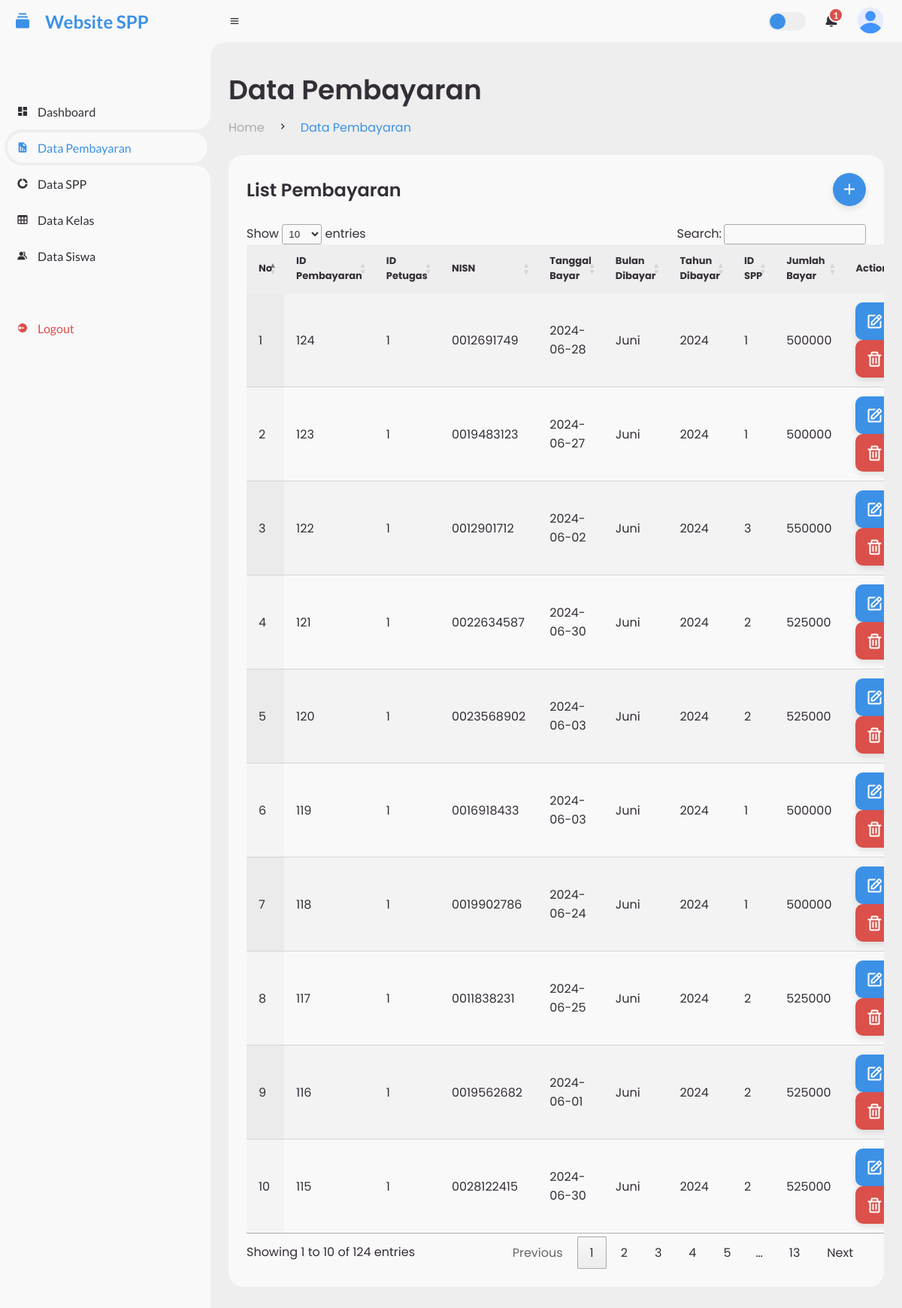
/pembayaran.php (signed in), run on the app's committed database.
### tables this page shows
CREATE TABLE `pembayaran` (
  `id_pembayaran` int(11) NOT NULL,
  `id_petugas` int(11) DEFAULT NULL,
  `nisn` varchar(10) DEFAULT NULL,
  `tgl_bayar` date DEFAULT NULL,
  `bulan_dibayar` varchar(20) DEFAULT NULL,
  `tahun_dibayar` year(4) DEFAULT NULL,
  `id_spp` int(11) DEFAULT NULL,
  `jumlah_bayar` int(11) DEFAULT NULL
);

### pembayaran.php (the view, shortened to what this page needs)
<?php
include('koneksi.php');
?>
<!DOCTYPE html>
<html lang="en">
<head>
    <link href='https://unpkg.com/boxicons@2.0.9/css/boxicons.min.css' rel='stylesheet'>
    <link rel="stylesheet" href="css/style.css">
    <link rel="stylesheet" type="text/css" href="https://cdn.datatables.net/1.11.5/css/jquery.dataTables.css">
</head>
<body>
	<section id="sidebar">
		<a href="dashboard.php" class="brand">
			<i class='bx bxs-collection'></i>
			<span class="text">Website SPP</span>
		</a>
		<ul class="side-menu top">
			<li>
				<a href="dashboard.php">
					<i class='bx bxs-dashboard' ></i>
					<span class="text">Dashboard</span>
				</a>
			</li>
			<li class="active">
				<a href="pembayaran.php">
					<i class='bx bxs-report'></i>
					<span class="text">Data Pembayaran</span>
				</a>
			</li>
			<li>
				<a href="spp.php">
					<i class='bx bxs-doughnut-chart' ></i>
					<span class="text">Data SPP</span>
				</a>
			</li>
			<li>
				<a href="kelas.php">
					<i class='bx bx-table'></i>
					<span class="text">Data Kelas</span>
				</a>
			</li>
			<li>
				<a href="siswa.php">
					<i class='bx bxs-group' ></i>
					<span class="text">Data Siswa</span>
				</a>
			</li>
		</ul>
		<ul class="side-menu">
			<li>
				<a href="index.php" class="logout">
					<i class='bx bxs-log-out-circle' ></i>
					<span class="text">Logout</span>
				</a>
			</li>
		</ul>
	</section>
    <section id="content">
		<nav>
			<i class='bx bx-menu' ></i>
			<label for="switch-mode" class="switch-mode"></label>
			<a href="#" class="notification">
				<span class="num">1</span>
			</a>
			<a href="#" class="profile">
				<img src="img/user.png">
			</a>
		</nav>
        <main>
			<div class="head-title">
				<div class="left">
				    <h1>Data Pembayaran</h1>
				    <ul class="breadcrumb">
				        <li>
				            <a href="dashboard.php">Home</a>
				        </li>
				        <li><i class='bx bx-chevron-right'></i></li>
				        <li>
				            <a class="active" href="#">Data Pembayaran</a>
				        </li>
				    </ul>
				</div>
			</div>
            <div class="table-data">
                <div class="order">
                    <div class="head">
                        <h3>List Pembayaran</h3>
                        <a href="add-pembayaran.php" class="btn-add"><i class="bx bx-plus"></i></a>
                    </div>
                    <table id="paymentTable" class="display">
                        <thead>
                            <tr>
                                <th>No</th>
                                <th>ID Pembayaran</th>
                                <th>ID Petugas</th>
                                <th>NISN</th>
                                <th>Tanggal Bayar</th>
                                <th>Bulan Dibayar</th>
                                <th>Tahun Dibayar</th>
                                <th>ID SPP</th>
                                <th>Jumlah Bayar</th>
                                <th>Action</th>
                            </tr>
                        </thead>
                        <tbody>
                            <?php
                            $sql = "SELECT * FROM pembayaran ORDER BY id_pembayaran DESC";
                            $result = mysqli_query($koneksi, $sql);
                            $counter = 1;
                            if (mysqli_num_rows($result) > 0) {
                                while($row = mysqli_fetch_assoc($result)) {
                                    echo "<tr>";
                                    echo "<td>" . $counter . "</td>";
                                    echo "<td>" . $row["id_pembayaran"] . "</td>";
                                    echo "<td>" . $row["id_petugas"] . "</td>";
                                    echo "<td>" . $row["nisn"] . "</td>";
                                    echo "<td>" . $row["tgl_bayar"] . "</td>";
                                    echo "<td>" . $row["bulan_dibayar"] . "</td>";
                                    echo "<td>" . $row["tahun_dibayar"] . "</td>";
                                    echo "<td>" . $row["id_spp"] . "</td>";
                                    echo "<td>" . $row["jumlah_bayar"] . "</td>";
                                    echo "<td>";
                                    echo "<a href='edit-pembayaran.php?id_pembayaran=" . $row["id_pembayaran"] . "' class='btn-edit'><i class='bx bx-edit'></i></a>";
                                    echo "<a href='#' class='btn-delete' data-id='" . $row["id_pembayaran"] . "'><i class='bx bx-trash'></i></a>";
                                    echo "</td>";
                                    echo "</tr>";
                                    $counter++;
                                }
                            } else {
                                echo "<tr><td colspan='10'>No records found</td></tr>";
                            }
                            ?>
                        </tbody>
                    </table>
                </div>
            </div>
        </main>
    </section>
</body>
</html>

### data on the page
pembayaran: id_pembayaran "124", id_petugas "1", nisn "0012691749", tgl_bayar "2024-06-28", bulan_dibayar "Juni", tahun_dibayar "2024", id_spp "1", jumlah_bayar "500000"
pembayaran: id_pembayaran "123", id_petugas "1", nisn "0019483123", tgl_bayar "2024-06-27", bulan_dibayar "Juni", tahun_dibayar "2024", id_spp "1", jumlah_bayar "500000"
pembayaran: id_pembayaran "122", id_petugas "1", nisn "0012901712", tgl_bayar "2024-06-02", bulan_dibayar "Juni", tahun_dibayar "2024", id_spp "3", jumlah_bayar "550000"
pembayaran: id_pembayaran "121", id_petugas "1", nisn "0022634587", tgl_bayar "2024-06-30", bulan_dibayar "Juni", tahun_dibayar "2024", id_spp "2", jumlah_bayar "525000"
pembayaran: id_pembayaran "120", id_petugas "1", nisn "0023568902", tgl_bayar "2024-06-03", bulan_dibayar "Juni", tahun_dibayar "2024", id_spp "2", jumlah_bayar "525000"
pembayaran: id_pembayaran "119", id_petugas "1", nisn "0016918433", tgl_bayar "2024-06-03", bulan_dibayar "Juni", tahun_dibayar "2024", id_spp "1", jumlah_bayar "500000"
pembayaran: id_pembayaran "118", id_petugas "1", nisn "0019902786", tgl_bayar "2024-06-24", bulan_dibayar "Juni", tahun_dibayar "2024", id_spp "1", jumlah_bayar "500000"
pembayaran: id_pembayaran "117", id_petugas "1", nisn "0011838231", tgl_bayar "2024-06-25", bulan_dibayar "Juni", tahun_dibayar "2024", id_spp "2", jumlah_bayar "525000"
pembayaran: id_pembayaran "116", id_petugas "1", nisn "0019562682", tgl_bayar "2024-06-01", bulan_dibayar "Juni", tahun_dibayar "2024", id_spp "2", jumlah_bayar "525000"
pembayaran: id_pembayaran "115", id_petugas "1", nisn "0028122415", tgl_bayar "2024-06-30", bulan_dibayar "Juni", tahun_dibayar "2024", id_spp "2", jumlah_bayar "525000"
